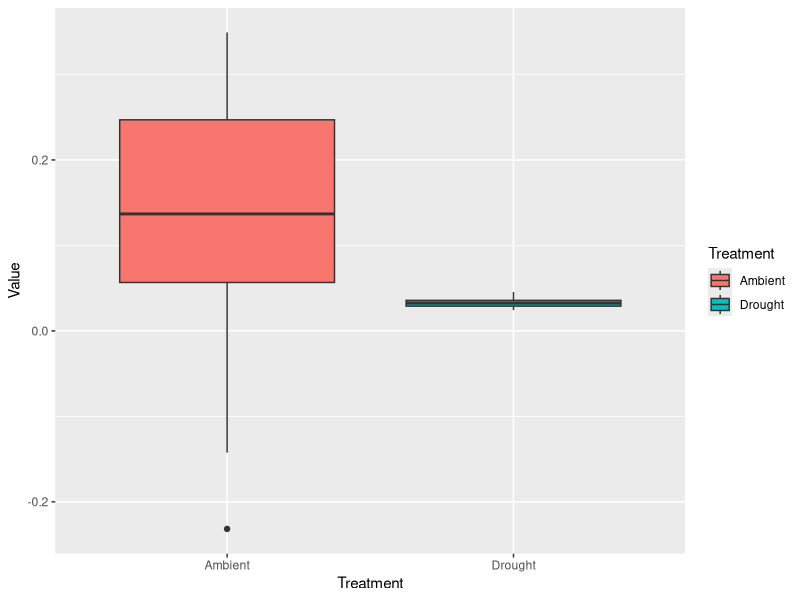

Write the R code that produced this figure.
#27 Mar 2024
#Functions list for Homework 09
#EPR


# Set up libraries
library(ggplot2)
library(dplyr)
#Set up global variables

nName<- c("Ambient","Drought") #Names of treatments
nSize <- c(30,30)
nMean <- c(0.103697, 0.03247)
nSD <-c(0.1565, 0.00656)

############################################################
FakeDataGeneration<-function(Names=nName,Size=nSize,Mean=nMean,SD=nSD){

SoilMoisture<- data_frame(Index= 1:sum(nSize))
TNames<-rep(Names, times=Size)
SoilMoisture$Treatment<-TNames
SoilMoisture$Value<- NA
startIndex<-1
for (i in seq_along(Names)) {
  endIndex <- startIndex + Size[i] - 1
  SoilMoisture$Value[startIndex:endIndex]<-rnorm(n=Size[i], mean = Mean[i], sd=SD[i])
startIndex<-endIndex + 1
  } 
return(SoilMoisture)
}
############################################################

############################################################

AnoStats<-function(Data=FakeDataGeneration()){
  
  
  ANOModel<-aov(Value~Treatment, data=Data)
  z<-summary(ANOModel)
  
  ANOsum<-list(AverageofTreatments=aggregate(Value~Treatment, data=Data, FUN=mean),Fval=unlist(z)[7],probF=unlist(z)[9])
  
  Plot<- ggplot(data=Data,
                aes(x=Treatment, y=Value,fill=Treatment))+
    geom_boxplot()
  
  return(list(ANOsum,Plot))

  
}

AnoStats()